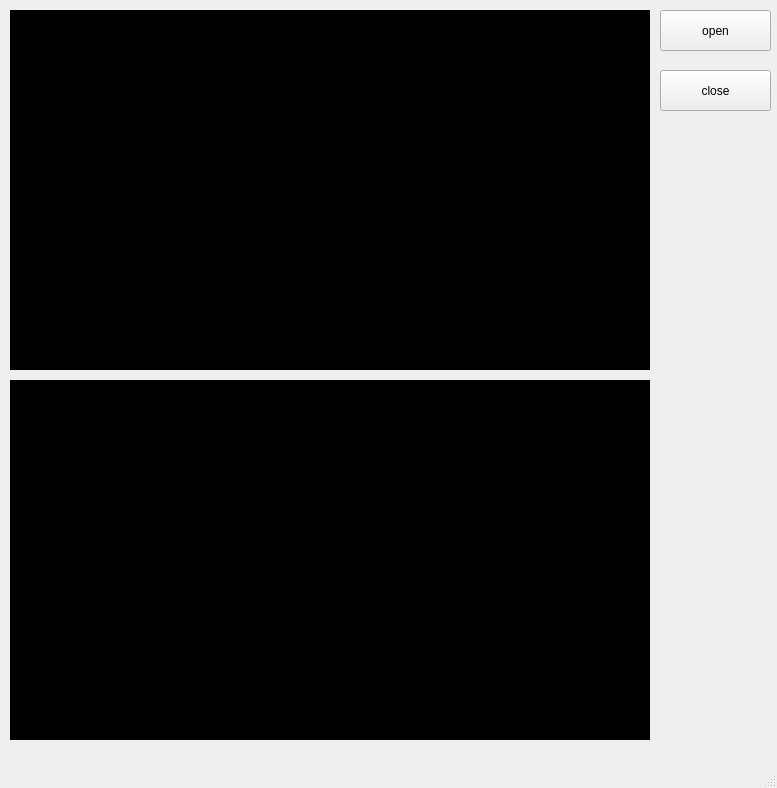
<?xml version="1.0" encoding="UTF-8"?>
<ui version="4.0">
 <class>MainWindow</class>
 <widget class="QMainWindow" name="MainWindow">
  <property name="geometry">
   <rect>
    <x>0</x>
    <y>0</y>
    <width>777</width>
    <height>788</height>
   </rect>
  </property>
  <property name="sizePolicy">
   <sizepolicy hsizetype="Fixed" vsizetype="Fixed">
    <horstretch>0</horstretch>
    <verstretch>0</verstretch>
   </sizepolicy>
  </property>
  <property name="maximumSize">
   <size>
    <width>777</width>
    <height>788</height>
   </size>
  </property>
  <property name="windowTitle">
   <string>MainWindow</string>
  </property>
  <widget class="QWidget" name="centralwidget">
   <widget class="QLabel" name="lab_cam1">
    <property name="geometry">
     <rect>
      <x>10</x>
      <y>10</y>
      <width>640</width>
      <height>360</height>
     </rect>
    </property>
    <property name="styleSheet">
     <string notr="true">background-color: rgb(0, 0, 0);</string>
    </property>
    <property name="text">
     <string>TextLabel</string>
    </property>
   </widget>
   <widget class="QLabel" name="lab_cam2">
    <property name="geometry">
     <rect>
      <x>10</x>
      <y>380</y>
      <width>640</width>
      <height>360</height>
     </rect>
    </property>
    <property name="styleSheet">
     <string notr="true">background-color: rgb(0, 0, 0);</string>
    </property>
    <property name="text">
     <string>TextLabel</string>
    </property>
   </widget>
   <widget class="QPushButton" name="pb_open">
    <property name="geometry">
     <rect>
      <x>660</x>
      <y>10</y>
      <width>111</width>
      <height>41</height>
     </rect>
    </property>
    <property name="text">
     <string>open</string>
    </property>
   </widget>
   <widget class="QPushButton" name="pb_close">
    <property name="geometry">
     <rect>
      <x>660</x>
      <y>70</y>
      <width>111</width>
      <height>41</height>
     </rect>
    </property>
    <property name="text">
     <string>close</string>
    </property>
   </widget>
  </widget>
  <widget class="QMenuBar" name="menubar">
   <property name="geometry">
    <rect>
     <x>0</x>
     <y>0</y>
     <width>777</width>
     <height>23</height>
    </rect>
   </property>
  </widget>
  <widget class="QStatusBar" name="statusbar"/>
 </widget>
 <resources/>
 <connections/>
</ui>
